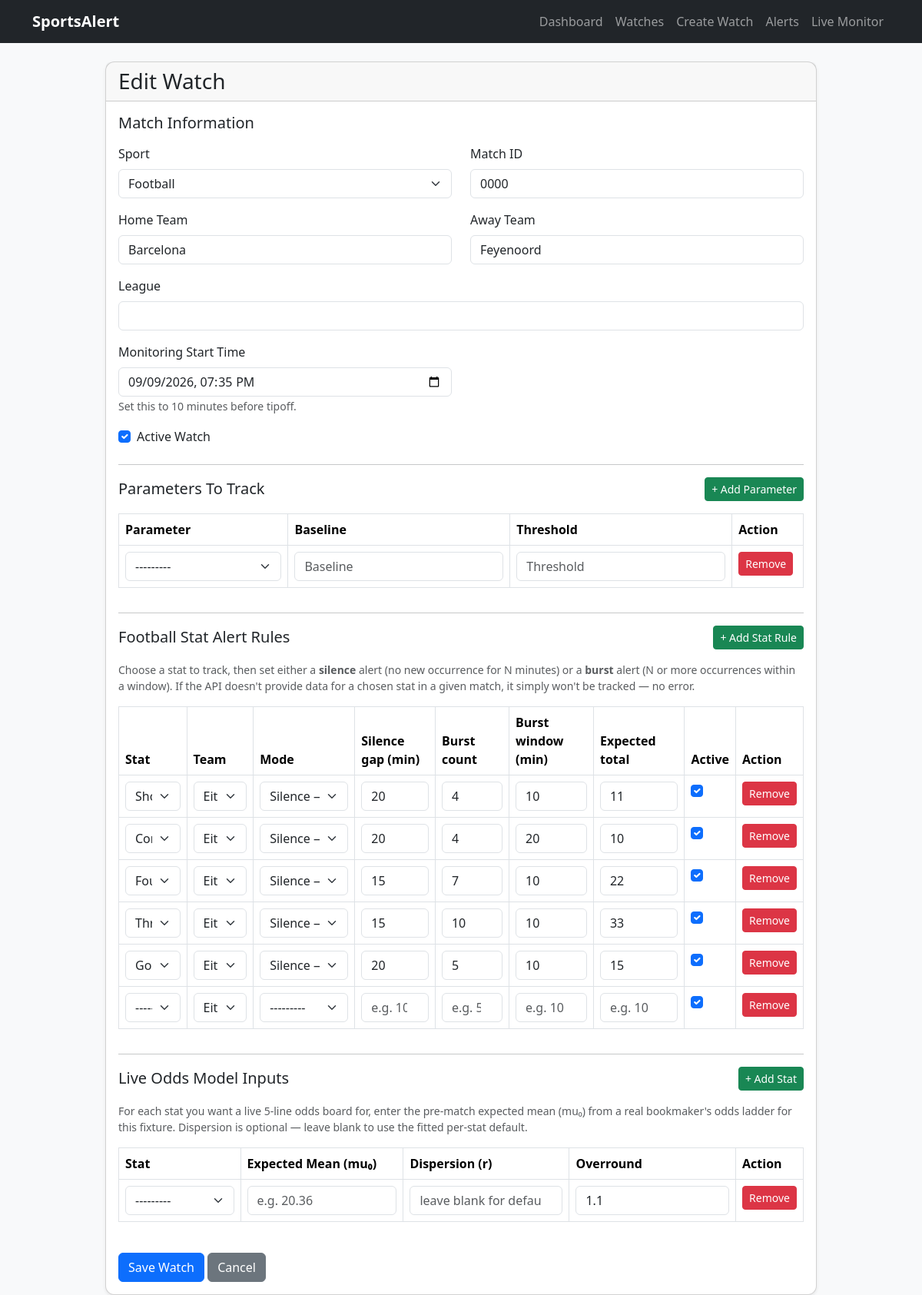
The page /watches/28/edit/ on the database as committed earlier.
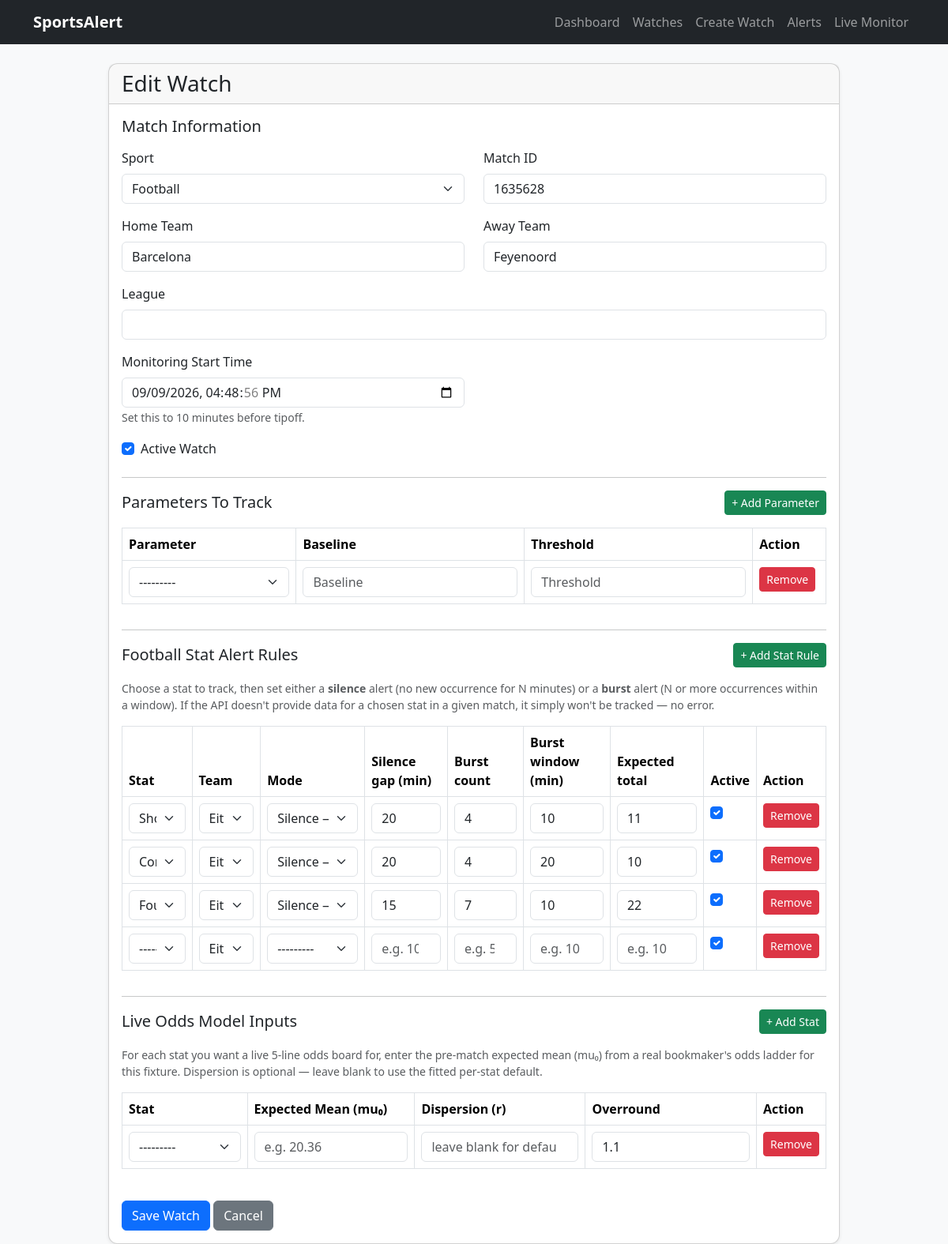
The same page on the database as committed later.
### monitoring/models.py (models this page shows, shortened)
class Watch(models.Model):
    SPORT_CHOICES = (
        ('basketball', 'Basketball'),
        ('football', 'Football'),
    )
    sport = models.CharField(
        max_length=20,
        choices=SPORT_CHOICES
    )
    match_id = models.CharField(
        max_length=100
    )
    home_team = models.CharField(
        max_length=100,
        blank=True
    )
    away_team = models.CharField(
        max_length=100,
        blank=True
    )
    league = models.CharField(
        max_length=100,
        blank=True
    )
    active = models.BooleanField(
        default=True
    )
    monitoring_start = models.DateTimeField(
        null=True,
        blank=True,
        help_text="Time monitoring should begin"
    )
    monitoring_started = models.BooleanField(
        default=False
    )
    monitoring_finished = models.BooleanField(
        default=False
    )
    game_status = models.CharField(
        max_length=20,
        blank=True,
        default=""
    )
    elapsed_minutes = models.PositiveIntegerField(
        null=True,
        blank=True
    )
    last_polled = models.DateTimeField(
        null=True,
        blank=True
    )
    total_game_minutes = models.IntegerField(
        default=40
    )
    created_at = models.DateTimeField(
        auto_now_add=True
    )

### monitoring/views.py (the view, shortened to what this page needs)
class WatchUpdateView(UpdateView):
    model = Watch
    form_class = WatchForm
    template_name = "monitoring/watch_form.html"
    success_url = reverse_lazy("watch-list")
    def get(self, request, *args, **kwargs):
        self.object = self.get_object()
        form = WatchForm(
            instance=self.object
        )
        formset = WatchParameterFormSet(
            instance=self.object
        )
        stat_formset = StatAlertRuleFormSet(
            instance=self.object
        )
        odds_formset = StatOddsModelFormSet(
            instance=self.object
        )
        return render(
            request,
            self.template_name,
            {
                "form": form,
                "formset": formset,
                "stat_formset": stat_formset,
                "odds_formset": odds_formset,
                "object": self.object,
            },
        )

### monitoring/templates/monitoring/watch_form.html (shortened to what the changed rows need)
{% extends "monitoring/base.html" %}
{% block content %}
<div class="row justify-content-center">
    <div class="col-lg-10">
        <div class="card shadow-sm">
            <div class="card-body">
                <form method="post">
                    <div class="row">
                        <div class="col-md-6 mb-3">
                            <label class="form-label">
                                Sport
                            </label>
                            {{ form.sport }}
                        </div>
                        <div class="col-md-6 mb-3">
                            <label class="form-label">
                                Match ID
                            </label>
                            {{ form.match_id }}
                        </div>
                    </div>
                    <div class="row">
                        <div class="col-md-6 mb-3">
                            <label class="form-label">
                                Home Team
                            </label>
                            {{ form.home_team }}
                        </div>
                        <div class="col-md-6 mb-3">
                            <label class="form-label">
                                Away Team
                            </label>
                            {{ form.away_team }}
                        </div>
                    </div>
                    <div class="mb-3">
                        <label class="form-label">
                            League
                        </label>
                        {{ form.league }}
                    </div>
                    <div class="row">
                        <div class="col-md-6 mb-3">
                            <label class="form-label">
                                Monitoring Start Time
                            </label>
                            {{ form.monitoring_start }}
                            <small class="text-muted">
                                Set this to 10 minutes before tipoff.
                            </small>
                        </div>
                    </div>
                    <div class="form-check mb-4">
                        {{ form.active }}
                        <label class="form-check-label">
                            Active Watch
                        </label>
                    </div>
                    <div class="table-responsive">
                        <table class="table table-bordered">
                            <thead>
                                <tr>
                                    <th>Parameter</th>
                                    <th>Baseline</th>
                                    <th>Threshold</th>
                                    <th>Action</th>
                                </tr>
                            </thead>
                        </table>
                    </div>
                    <div class="table-responsive">
                        <table class="table table-bordered">
                            <thead>
                                <tr>
                                    <th>Stat</th>
                                    <th>Team</th>
                                    <th>Mode</th>
                                    <th>Silence gap (min)</th>
                                    <th>Burst count</th>
                                    <th>Burst window (min)</th>
                                    <th>Expected total</th>
                                    <th>Active</th>
                                    <th>Action</th>
                                </tr>
                            </thead>
                            <tbody id="stat-rule-table">
                                {% for stat_form in stat_formset %}
                                <tr class="stat-rule-row">
                                    <td>{{ stat_form.stat_type }}</td>
                                    <td>{{ stat_form.team_scope }}</td>
                                    <td>{{ stat_form.mode }}</td>
                                    <td>{{ stat_form.silence_gap_minutes }}</td>
                                    <td>{{ stat_form.burst_count }}</td>
                                    <td>{{ stat_form.burst_window_minutes }}</td>
                                    <td>{{ stat_form.expected_total }}</td>
                                    <td>{{ stat_form.active }}</td>
                                    <td>
                                        <button
                                            type="button"
                                            class="btn btn-danger btn-sm remove-stat-row">
                                            Remove
                                        </button>
                                    </td>
                                </tr>
                                {% endfor %}
                            </tbody>
                        </table>
                    </div>
                    <div class="table-responsive">
                        <table class="table table-bordered">
                            <thead>
                                <tr>
                                    <th>Stat</th>
                                    <th>Expected Mean (mu&#8320;)</th>
                                    <th>Dispersion (r)</th>
                                    <th>Overround</th>
                                    <th>Action</th>
                                </tr>
                            </thead>
                        </table>
                    </div>
                </form>
            </div>
        </div>
    </div>
</div>
{% endblock %}

Rows that differ between the two databases and show on the page:
changed Watch "Football": match_id "0000" → "1635628"; monitoring_start "09/09/2026 19:35" → "09/09/2026 16:48:56"
Other text that changed with them:
form field stat_type: "Throw-ins" → "---------"
form field mode: "Silence — alert if no new occurrence for N minutes" → "---------"
form field silence_gap_minutes: "15" → (not shown)
form field burst_count: "10" → (not shown)
form field burst_window_minutes: "10" → (not shown)
form field expected_total: "33" → (not shown)
list line gone: "Goal Kicks Either team Silence — alert if no new occurrence for N minutes 20 5 10 15 ☑ Remove"
list line gone: "--------- Either team ---------     ☑ Remove"
